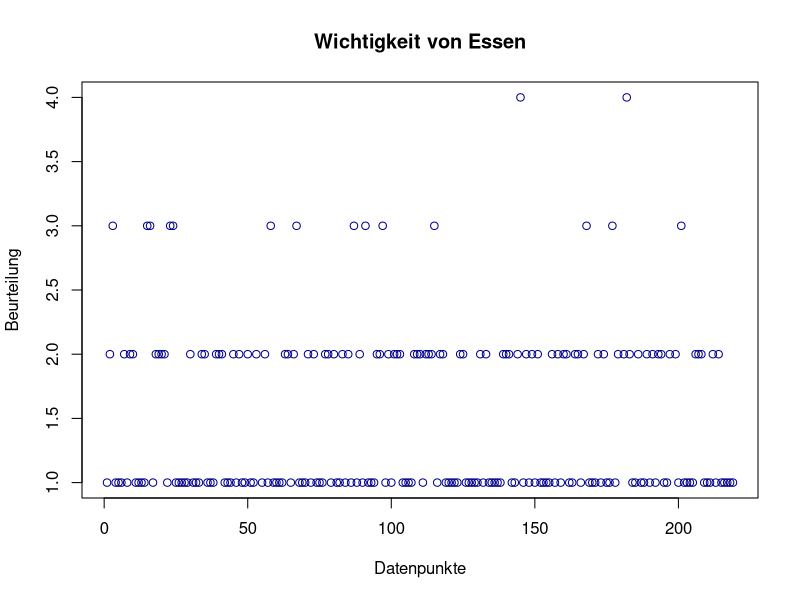
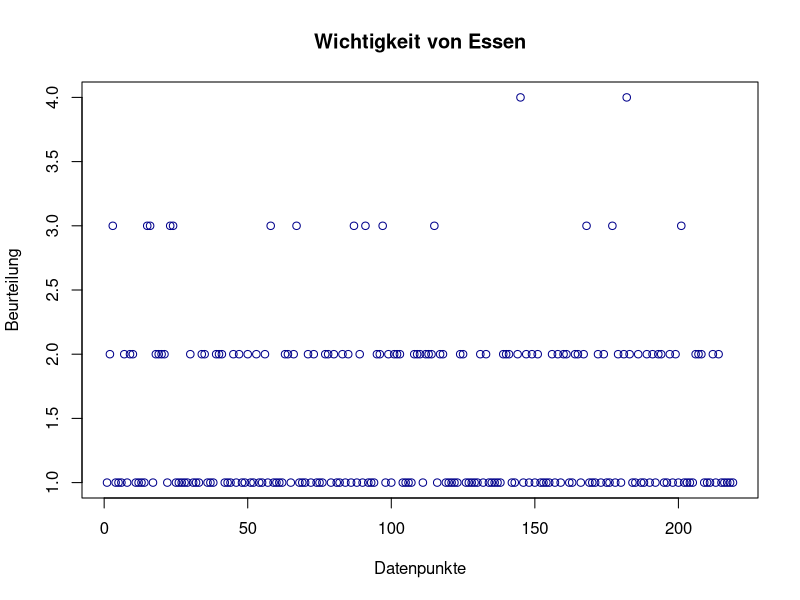
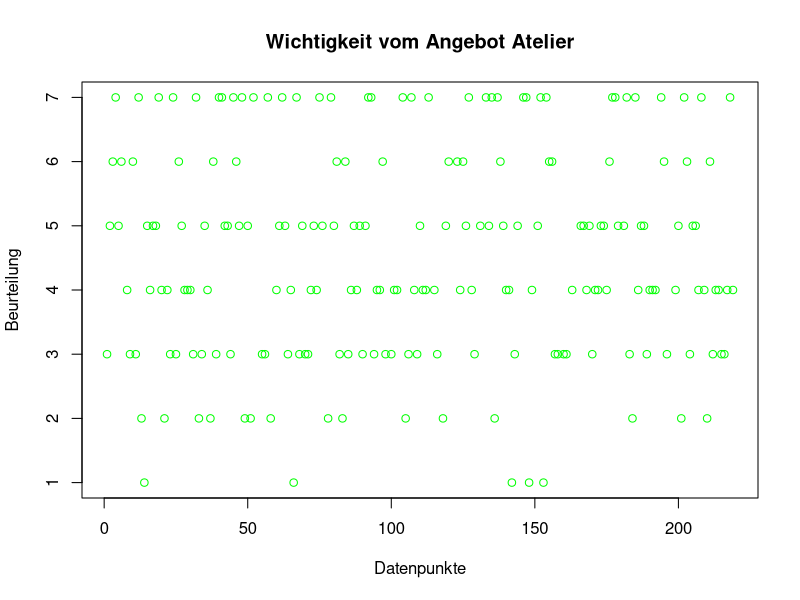
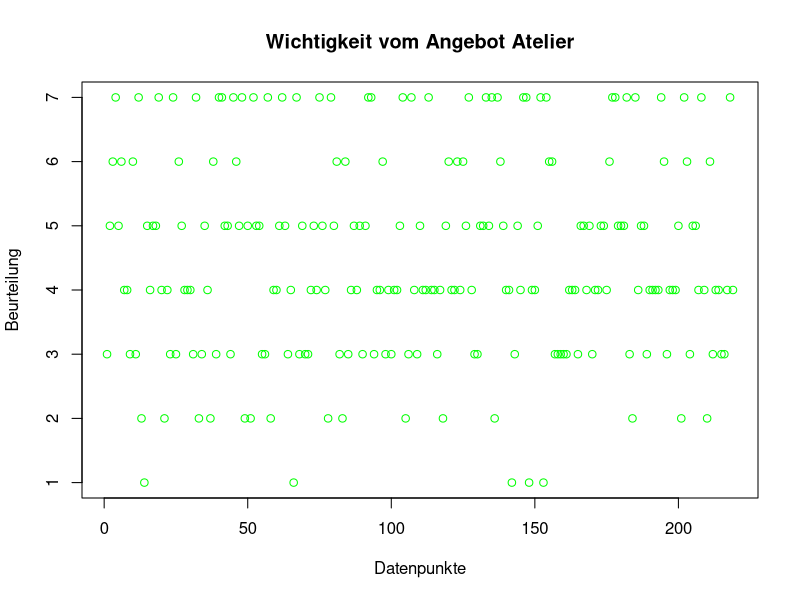
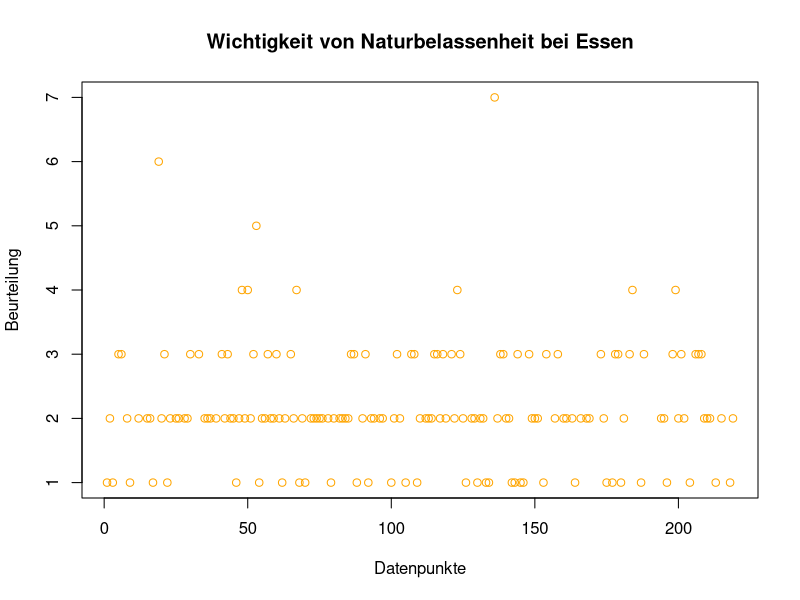
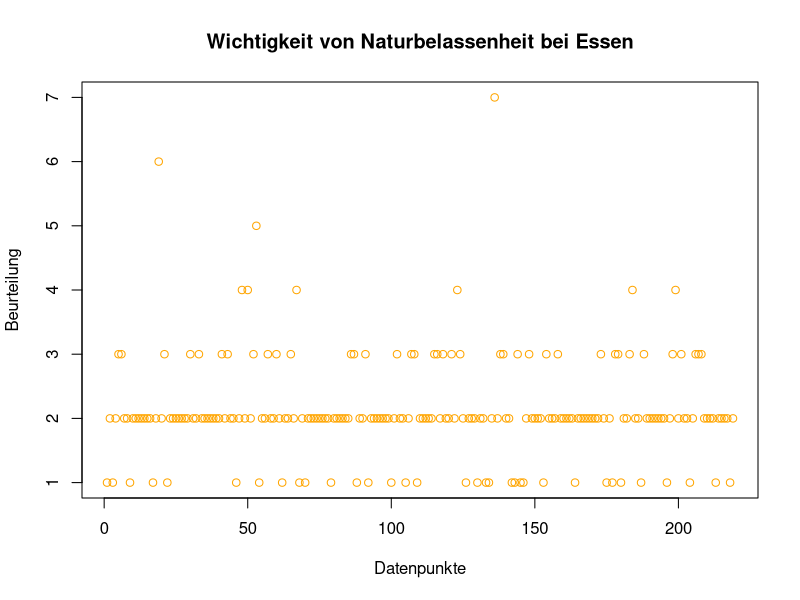
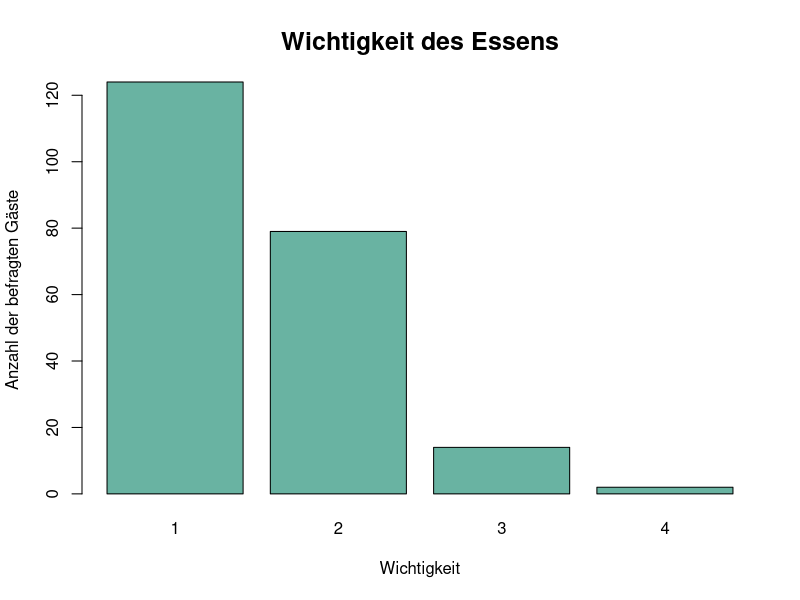
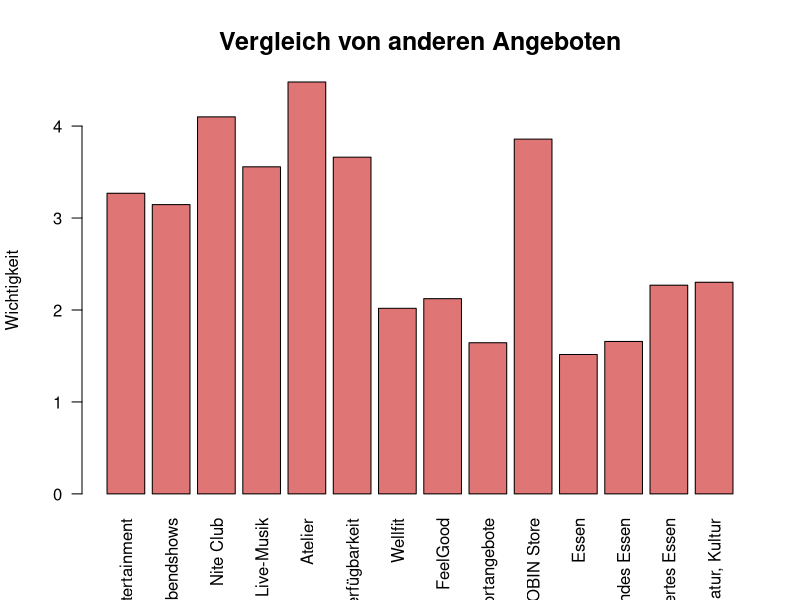

Reproduce these figures in R, in order.
## ---- chunk 1
knitr::opts_chunk$set(echo = TRUE)
## ---- chunk 2
install.packages('tidyverse')
library(tidyverse)
install.packages('dplyr')
library(dplyr)
install.packages('data.table')
library(data.table)
install.packages('VIM')
library(VIM)
## ---- chunk 3
fragebogen = read.csv('fallstudie.csv')
sum(is.na(fragebogen))
str(fragebogen)
head(fragebogen)
## ---- chunk 4
contains_any_na = sapply(fragebogen, function(x) any(is.na(x)))
column_names_na = names(fragebogen)[contains_any_na]
## df das anzeigt wie viel Prozent NA pro Spalte vorhanden sind
perc_na = sapply(fragebogen, function(x) sum(is.na(x))/count(fragebogen))
perc_na = as.data.frame(perc_na)
perc_na
## ---- chunk 5
#drop von den Text Daten
#welche Spalten haben 'txt' in ihrem Namen?
fragebogendt<-as.data.table(fragebogen)
fragebogenneu<-fragebogendt[,grep("txt",colnames(fragebogendt))]
fragebogenneu
numericfragebogen<-fragebogen[-fragebogenneu]
# einzelne nicht numerische Daten (oder im Fall von f_20 nominal skalierte Daten) werden nochmal herausgefiltert und entfernt 
numericfragebogen = numericfragebogen[-c(1:2,129,122)]
#f17_Comment ausschließen
numericfragebogen$f17_Comment = NULL
# drop von denen dessen Normierung nicht 1-7 ist 
sc_1_7_fragebogen = select(numericfragebogen, -c(f21:f25_2,f11_2:f13_3,f8:f11_1))
## ---- chunk 6
# skalierung von 1-7 in einem df sc_1_7_fragebogen als knn_fragebogen gespeichert um fehlende Werte durch KNN zu ermitteln (Imputation)
# k=sqrt(count(fragebogen)
knn_fragebogen = kNN(sc_1_7_fragebogen,k=sqrt(count(fragebogen)))
# zusätzlichen Spalten, die durch den algo knn erstellt wurden, droppen 
knn_fragebogen = select(knn_fragebogen, -(f3_3_imp:f19_10_imp))
# double check ob auch wirklich alle NA's imputiert wurden
sum(is.na(knn_fragebogen))
# Zum visuellen Vergleich wie gut KNN Algo funktioniert hat
#mit ~ 1,3 % NA's
plot(fragebogen$f4_11, col=c("darkblue"), legend = rownames(fragebogen$f4_11), main="Wichtigkeit von Essen", xlab="Datenpunkte", ylab='Beurteilung')
plot(knn_fragebogen$f4_11, col=c("darkblue"), legend = rownames(fragebogen$f4_11), main="Wichtigkeit von Essen", xlab="Datenpunkte", ylab='Beurteilung')
#mit ~ 10 % NA's
plot(fragebogen$f4_5, col=c("green"), legend = rownames(fragebogen$f4_11), main="Wichtigkeit vom Angebot Atelier", xlab="Datenpunkte", ylab='Beurteilung')
plot(knn_fragebogen$f4_5, col=c("green"), legend = rownames(fragebogen$f4_11), main="Wichtigkeit vom Angebot Atelier", xlab="Datenpunkte", ylab='Beurteilung')
#mit ~ 25 % NA's
plot(fragebogen$f6_4, col=c("orange"), legend = rownames(fragebogen$f4_11), main="Wichtigkeit von Naturbelassenheit bei Essen", xlab="Datenpunkte", ylab='Beurteilung')
plot(knn_fragebogen$f6_4, col=c("orange"), legend = rownames(fragebogen$f4_11), main="Wichtigkeit von Naturbelassenheit bei Essen", xlab="Datenpunkte", ylab='Beurteilung')
## ---- chunk 7
# Variablendefinition
essen_wohlbefinden = knn_fragebogen$f4_11
# Erstellung Säulendiagramm
barplot(table(essen_wohlbefinden) , main = "Wichtigkeit des Essens",xlab = "Wichtigkeit", ylab = "Anzahl der befragten Gäste", space = 0.2, cex.axis = 1, cex.names = 1, cex.lab = 1, cex.main = 1.5, col = "#69b3a2")
## ---- chunk 8
# Neue Matrix erstellen
Angebote_robinson = cbind(knn_fragebogen$f4_1,
                          knn_fragebogen$f4_2,
                          knn_fragebogen$f4_3,
                          knn_fragebogen$f4_4,
                          knn_fragebogen$f4_5,
                          knn_fragebogen$f4_6,
                          knn_fragebogen$f4_7,
                          knn_fragebogen$f4_8,
                          knn_fragebogen$f4_9,
                          knn_fragebogen$f4_10,
                          knn_fragebogen$f4_11,
                          knn_fragebogen$f4_12,
                          knn_fragebogen$f4_13,
                          knn_fragebogen$f4_14)
# Spaltennamen vergeben
colnames(Angebote_robinson) = c('Entertainment',
                                               'Abendshows',
                                               'Nite Club',
                                               'Live-Musik', 
                                               'Atelier', 
                                               'Internetverfügbarkeit',
                                               'Wellfit', 
                                               'FeelGood',
                                               'Sportangebote',
                                               'ROBIN Store',
                                               'Essen',
                                               'Gesundes Essen',
                                               'Ökologische produziertes Essen',
                                               'Natur, Kultur')
# Arithmetisches Mittel berechnen
Angebote_robinson_mean = apply(Angebote_robinson, 2, function(x) mean(x))
# Säulendiagramm
barplot(Angebote_robinson_mean , main = "Vergleich von anderen Angeboten", xlab = colnames(Angebote_robinson_mean), ylab = "Wichtigkeit", space = 0.2, cex.axis = 1, cex.names = 1, cex.lab = 1, cex.main = 1.5, col = rgb(0.8,0.1,0.1,0.6), las=2)
## ---- chunk 9
essen_bionahrung = knn_fragebogen$f4_13
barplot(table(essen_bionahrung), main = "Wichtigkeit von Bionahrung", xlab = 'Wichtigkeit', ylab = "Anzahl der Befragten", space = 0.2, cex.axis = 1, cex.names = 1, cex.lab = 1, cex.main = 1.5, col = rgb(0.8,0.1,0.1,0.6), las=1)
## ---- chunk 10
# Neue Matrix erstellen
bedeutung_bio = cbind(knn_fragebogen$f15_1,
                      knn_fragebogen$f15_2,
                      knn_fragebogen$f15_3,
                      knn_fragebogen$f15_4,
                      knn_fragebogen$f15_5,
                      knn_fragebogen$f15_6,
                      knn_fragebogen$f15_7,
                      knn_fragebogen$f15_8,
                      knn_fragebogen$f15_9,
                      knn_fragebogen$f15_10,
                      knn_fragebogen$f15_11,
                      knn_fragebogen$f15_12,
                      knn_fragebogen$f15_13,
                      knn_fragebogen$f15_14,
                      knn_fragebogen$f15_15,
                      knn_fragebogen$f15_16)
# Spaltennamen vergeben
bedeutung_bio_names = c('Guter Geschmack',
                        'Frische und Reife',
                        'Gesundheitsbewusste Ernährung',
                        'Hochwertige Nahrung',
                        'Abwechslungsreiche Nahrung',
                        'Sportlichkeit',
                        'Individualität',
                        'Wohlfühlen',
                        'Im Trend',
                        'Naturbelassenheit',
                        'Regionale Herkunft',
                        'Genuss',
                        'artgerechte Tierhaltung',
                        'Auschluss von Gentechnik',
                        'geprüfte Qualität',
                        'Gutes Preis-/Leistungsverhältnis')
# Als Data Table definieren
bedeutung_bio = as.data.table(bedeutung_bio)
# Spaltennamen zuordnen
colnames(bedeutung_bio) <- bedeutung_bio_names
# Mittelwerte der einzelnen Attribute bilden
bedeutung_bio_means = colMeans(bedeutung_bio) 
# Säulendiagramm erstellen
barplot(bedeutung_bio_means , main = "Was bedeutet Bio für die Gäste?", xlab = colnames(Angebote_robinson_mean), ylab = "Bedeutung", space = 0.2, cex.axis = 1, cex.names = 1, cex.lab = 1, cex.main = 1.5, col = rgb(0.8,0.1,0.1,0.6), las=2)
abline(h=2.0, col="blue", lty=3, lwd=4)
## ---- chunk 11
price_sensitivity = numericfragebogen$f17 
price_sensitivity = as.data.table(price_sensitivity)
price_sensitivity = na.omit(price_sensitivity)
# Anzahl an Befragten
length(numericfragebogen$f17)
# Anzahl an Befragten mit Angabe
count(price_sensitivity)
# Wie viele würden überhaupt mehr bezahlen?
ps_0 = price_sensitivity[price_sensitivity>0, .N]
# Wie viele würden mehr als 3 % bezahlen?
ps_3 = price_sensitivity[price_sensitivity>3, .N]
u_ps_3 = ps_3 * 0.03 
# Wie viele würden mehr als 5 % bezahlen?
ps_5 = price_sensitivity[price_sensitivity>5, .N]
u_ps_5 = ps_5 * 0.05
# Wie viele würden mehr als 10 % bezahlen?
ps_10 = price_sensitivity[price_sensitivity>10, .N]
u_ps_10 = ps_10 * 0.1
# Wie viele würden mehr als 15 % bezahlen?
ps_15 = price_sensitivity[price_sensitivity>15, .N]
u_ps_15 = ps_15 * 0.15
# Wie viele würden mehr als 20 % bezahlen? 
ps_20 = price_sensitivity[price_sensitivity>20, .N]
u_ps_20 = ps_20 * 0.2
## ---- chunk 12
# Ergebnisse in einem Vektor zusammenfassen
all_ps = as.data.table(c(ps_3, ps_5, ps_10, ps_15, ps_20))
all_u_ps = as.data.table(c(u_ps_3,u_ps_5,u_ps_10,u_ps_15,u_ps_20))
all_ps_transpose = t(all_ps)
all_ps_u_transpose = t(all_u_ps)
# Spaltennamen festlegen 
colnames_all_ps_transpose = c('>3%','>5%','>10%','>15%','>20%')
colnames(all_ps_transpose) = colnames_all_ps_transpose
colnames(all_ps_u_transpose) = colnames_all_ps_transpose
# Säulendiagramm zur Visualisierung
barplot(all_ps_transpose/length(numericfragebogen$f17), main = "Anzahl der Gäste die Aufschlag zahlen würden", ylab = "Anzahl", space = 0.2, cex.axis = 1, cex.names = 1, cex.lab = 1, cex.main = 1.5, col = rgb(0.8,0.1,0.1,0.6), las=1)
# Säulendiagramm lohnenswerter Aufschlag
barplot(all_ps_u_transpose , main = "Anzahl multipliziert mit dem Aufschlag", ylab = "Anzahl", space = 0.2, cex.axis = 1, cex.names = 1, cex.lab = 1, cex.main = 1.5, col = rgb(0.8,0.1,0.1,0.6), las=1)
## ---- chunk 13
# numericfragebogen = as.data.table(numericfragebogen)
# 
# head(numericfragebogen)
# clusterfragebogen<-numericfragebogen[,c(3,132:122,28)]
# clusterfragebogen
# clusterfragebogen<-clusterfragebogen[,-c(4:9)]
# clusterwithoutNA<-na.omit(clusterfragebogen)
# wss <- 0
# # Elbow Method
# for (i in 1:15) {
#   km.out <- kmeans(clusterwithoutNA, centers = i, nstart = 20, iter.max = 50)
#   wss[i] <- km.out$tot.withinss
# }
# #Scree Plot
# plot(1:15, wss, type = "b", 
#      xlab = "Clusters", 
#      ylab = "Within groups sum of squares")
# k <- 3
# km.out <- kmeans(clusterwithoutNA, centers = k, nstart = 20, iter.max = 50)
# # View 
# km.out
# # Plot von der Häufgkeit wie oft die Kunden schon in RobinsonClub gereist sind und wie Alt sie sind
# plot(clusterwithoutNA[, c("f22", "f1")],
#      col = km.out$cluster,
#      main = paste("k-means clustering of RobinsonClub", k, "clusters"),
#      xlab = "BedeutungBio", ylab = "Häufigkeit im RobinsonClub")


#ALTERNATIVE
#1.Filtern nach Personen, welche Bio als wichtig ansehen und weclhe Bio als unwichtig ansehen.
 Biowichtig<-fragebogendt[f4_13 <= 3]
 Biounwichtig<-fragebogendt[f4_13>3]
 #2. die Demografischen Daten aus den filtern
 Biowichtig<-Biowichtig[,c(2,144:134)]
 Biounwichtig<-Biounwichtig[,c(2,144:134)]
 #3. identifizieren des Durschnittlichen Einkommens
 EkBiowichtig<-Biowichtig[,mean(f26,na.rm=TRUE)]
 EkBiounwichtig<-Biounwichtig[,mean(f26,na.rm=TRUE)]
 t.test(Biowichtig$f26,Biounwichtig$f26)
 #4.Durschnittliches Alter 
 hist(Biowichtig$f22)
 hist(Biounwichtig$f22)
 #In welchen der beiden Orten
 BiowichtigOrt<-Biowichtig[,.N,Ort]
 ProzentwichtigOrt1<-BiowichtigOrt[1,2]/BiowichtigOrt[,sum(N)]
 ProzentwichtigOrt2<-BiowichtigOrt[2,2]/BiowichtigOrt[,sum(N)]
 BiounwichtigOrt<-Biounwichtig[,.N,Ort]
 ProzentunwichtigOrt1<-BiounwichtigOrt[1,2]/BiounwichtigOrt[,sum(N)]
 ProzentunwichtigOrt2<-BiounwichtigOrt[2,2]/BiounwichtigOrt[,sum(N)]
 #woher kommen die Kunden
 WohnortBioWichtig<-Biowichtig[,.N,f25_1]
 WohnortBioUnwichtig<-Biounwichtig[,.N,f25_1]
 #Bildungsabschluss
 hist(Biowichtig$f20)
 hist(Biounwichtig$f20)
 #Geschlecht
 GeschlechtBiowichtig<-Biowichtig[,.N,f21]
 Prozentmännerwichtig<-GeschlechtBiowichtig[1,2]/GeschlechtBiowichtig[,sum(N)]
 Prozentfrauenwichtig<-GeschlechtBiowichtig[2,2]/GeschlechtBiowichtig[,sum(N)]
 GeschlechtBioUnwichtig<-Biounwichtig[,.N,f21]
 ProzentmännerUnwichtig<-GeschlechtBioUnwichtig[1,2]/GeschlechtBioUnwichtig[,sum(N)]
 Prozentfrauenunwichtig<-GeschlechtBioUnwichtig[2,2]/GeschlechtBioUnwichtig[,sum(N)]
 GesamtzProzente<-cbind(Prozentfrauenunwichtig,Prozentfrauenwichtig,ProzentmännerUnwichtig,Prozentmännerwichtig)
 
 
## ---- chunk 14
# Neue Matrix
l_bio_wichtigkeit = cbind(knn_fragebogen$f16_1,
                          knn_fragebogen$f16_2,
                          knn_fragebogen$f16_3,
                          knn_fragebogen$f16_4,
                          knn_fragebogen$f16_5,
                          knn_fragebogen$f16_6,
                          knn_fragebogen$f16_7,
                          knn_fragebogen$f16_8,
                          knn_fragebogen$f16_9)
# Arithmetisches Mittel berechnen
l_bio_wichtigkeit_mean = apply(l_bio_wichtigkeit, 2, function(x) mean(x))
# Tranpose und Data Table kreieren
l_bio_wichtigkeit_mean = as.data.table(l_bio_wichtigkeit_mean)
l_bio_wichtigkeit_mean = t(l_bio_wichtigkeit_mean)
# Spaltennamen
colnames(l_bio_wichtigkeit_mean) = c('Milchprodukte',
                                     'Gemüse',
                                     'Obst',
                                     'Fischprodukte',
                                     'Fleischprodukte', 
                                     'Backwaren',
                                     'Süßigkeiten',
                                     'Gewürze',
                                     'Getränke')
# Säulendiagramm erstellen
barplot(l_bio_wichtigkeit_mean, main = "Wichtigkeit von Bio bei unterschiedlichen Lebensmittelarten", ylab = "Wichtigkeit", space = 0.2, cex.axis = 1, cex.names = 1, cex.lab = 1, cex.main = 1.5, col = "#69b3a2", las=2)
## ---- chunk 15
# Wie viele NA's pro Spalte? 
na_12_n = perc_na[perc_na$f12_1:perc_na$f12_9]
# Neue Matrix
dt_f12 = as.data.table(cbind(fragebogendt$f12_1,
                 fragebogendt$f12_2,
                 fragebogendt$f12_3,
                 fragebogendt$f12_4,
                 fragebogendt$f12_5,
                 fragebogendt$f12_6,
                 fragebogendt$f12_7,
                 fragebogendt$f12_8,
                 fragebogendt$f12_9))
# Elimination der fehlenden Werte
dt_f12 = na.omit(dt_f12)
# Bilden der Summe pro Siegel
dt_f12_count = apply(dt_f12, 2, function(x) sum(x))
# Data Table kreieren
dt_f12_count = as.data.table(dt_f12_count)
dt_f12_count_transp = t(dt_f12_count)
# Spaltennamen 
colnames_dt_f12_count = c('Ecovin', 'Biopark', 'Ecoland', 'Gäe', 'Bioland', 'Demeter', 'Naturland', 'Bio', 'Bio Kreis')
colnames(dt_f12_count_transp) = colnames_dt_f12_count
# Säulendiagramm
barplot(dt_f12_count_transp, main = "Wichtigkeit von Bio bei unterschiedlichen Lebensmittelarten", ylab = "Wichtigkeit", space = 0.2, cex.axis = 1, cex.names = 1, cex.lab = 1, cex.main = 1.5, col ='#69b3a2', las=2)
abline(h=122, col="blue", lty=3, lwd=4)
## ---- chunk 16
#Wie kommen wir an alle Personen die Kinder haben? --> Frage 2.3 sehr passend da bei der niedrigen prozentualen Anzahl an fehlenden Werten Reihen gedropped werden können.
# Annahme: Wer mit Familie kommt, kommt auch mit Kindern
# Frage 9
preferences_bio = as.data.table(fragebogen$f9)
# Frage 2
bio_children = as.data.table(fragebogen$f2)
#replacing 0 with NA
bio_children[bio_children == 0] <- NA
#datasets verbinden 
merge_p_b = cbind(bio_children, preferences_bio)
#Spalten Namen ändern
colnames(merge_p_b) = c('bio_children','preferences_bio')
#wie viele NA's pro Spalte? 
perc_na$f9.n #0.04 % NA
perc_na$f2.n #keine NA
#es kann bei so einer geringen Anzahl an NA's Reihen gedroped werden 
merge_p_b_na = na.omit(merge_p_b)
#filtern nach denen die bio mögen
#bio_mögen_u.kinder = merge_p_b_na[merge_p_b_na$preferences_bio < 3 & merge_p_b_na$bio_children == 3]
## ---- chunk 17
# Neue Matrix (Präferenzeinstellung)
preferences_bio = as.data.table(fragebogen$f9)
# Neue Matrix (Kinder)
kinder_bio_all = cbind(fragebogen$f23_1, fragebogen$f23_2, fragebogen$f23_3, fragebogen$f23_4, preferences_bio)
# Neue Spalte, die zählt wie viele NA´s pro Reihe vorhanden sind
kinder_bio_all$na_count <- apply(kinder_bio_all, 1, function(x) sum(is.na(x)))
kinder_bio_all =  as.data.table(kinder_bio_all) 
colnames(kinder_bio_all) = c('1Ki','2Ki','3Ki','4Ki','bio','na_count')
# Definition der Personen mit Kindern und ohne Kinder 
keine_kinder = kinder_bio_all[kinder_bio_all$na_count==4]
kinder = kinder_bio_all[kinder_bio_all$na_count!=4]
# Elimination der fehlenden Daten und Erstellung Data Table
kinder_bio = as.data.table(kinder$bio)
kinder_bio = na.omit(kinder$bio)
keine_kinder_bio = as.data.table(keine_kinder$bio)
# Mittelwert ermitteln 
mean_k_b = mean(kinder_bio) 
mean_kk_b = mean(data.matrix(keine_kinder_bio))
# T-Test durchführen
t.test(kinder_bio, keine_kinder_bio)
## ---- chunk 18
# Neue Matrix (Aussage 2)
bio_aufschlag = as.matrix(knn_fragebogen$f18_2)
# Histogramm (Aussage 2)
hist(bio_aufschlag, main = "Kaufbereitschaft von Bionahrung",xlab = 'Wichtigkeit' ,ylab = "Anzahl der Gäste", col ='#69b3a2', las=2, breaks=7)
# Neue Matrix (Aussage 9)
aufschlag_abschrecken = as.matrix(knn_fragebogen$f18_9)
# Histogramm (Aussage 9)
hist(aufschlag_abschrecken, main = "Abschreckung durch Aufschlag bei Bionahrung",xlab = 'Wichtigkeit' ,ylab = "Anzahl der Gäste", col ='#69b3a2', las=2, breaks = 7)
# Einseitiger T-Test (Aussage 2)
t.test(bio_aufschlag, mu = 4, alternative = 'less')
# Zusätzlicher möglicher T-Test (Aussage 9)
t.test(aufschlag_abschrecken, mu = 4, alternative = 'greater')
## ---- chunk 19
# Neue Matrix
marke_robinson = cbind(knn_fragebogen$f3_1,knn_fragebogen$f3_2,knn_fragebogen$f3_3,knn_fragebogen$f3_4,knn_fragebogen$f3_5,knn_fragebogen$f3_6,knn_fragebogen$f3_7,knn_fragebogen$f3_8,knn_fragebogen$f3_9,knn_fragebogen$f3_10, knn_fragebogen$f3_11)
# Arithmetisches Mittel errechnen 
col_means_r=colMeans(marke_robinson)
# Spaltennamen bestimmen
column_names_r = c('Gutes Preis- / Leistungsverhältnis',
                   'Umfassendes Wohlfühlangebot',
                   'Sportlichkeit',
                   'Kinderfreundlichkeit',
                   'Hochwertiges Speisenangebot',
                   'Abwechslungsreiches Speisenangebot',
                   'Einzigartigkeit',
                   'Hohe Qualität',
                   'Gesundheit',
                   'ROBINSON ist „in“',
                   'Genuss')
# Spaltennamen vergeben
col_means_r = as.data.table(col_means_r)
col_means_r_transp = t(col_means_r)
colnames(col_means_r_transp) = column_names_r
# Säulendiagramm Mittelwert 
barplot(col_means_r_transp, main = "Was verbinden die Kunden mit der Marke Robinson", ylab = "Bedeutung", col = 'black', las=2)
abline(h=2.0, col="lightgreen", lty=3, lwd=4)
# Modalwert berechnen
## Mode-Funktion definieren 
modefunc <- function(x){
    tabresult <- tabulate(x)
    themode <- which(tabresult == max(tabresult))
    if(sum(tabresult == max(tabresult))>1) themode <- NA
    return(themode)}
# Modalwerte errechnen
col_mode_r = apply(marke_robinson, 2, modefunc)
# Spaltennamen vergeben
col_mode_r_transp = t(col_mode_r)
colnames(col_mode_r_transp) = column_names_r
# Säulendiagramm Modalwert
barplot(col_mode_r_transp, main = "Was verbinden die Kunden mit der Marke Robinson",ylab = "Bedeutung", col = "black", las=2)
## ---- chunk 20
#für marke bio relevanten spalten zusammenführen 
marke_bio = cbind(knn_fragebogen$f15_1,knn_fragebogen$f15_2,knn_fragebogen$f15_3,knn_fragebogen$f15_4,knn_fragebogen$f15_5,knn_fragebogen$f15_6,knn_fragebogen$f15_7,knn_fragebogen$f15_8,knn_fragebogen$f15_9,knn_fragebogen$f15_10, knn_fragebogen$f15_11,knn_fragebogen$f15_12,knn_fragebogen$f15_13,knn_fragebogen$f15_14,knn_fragebogen$f15_15,knn_fragebogen$f15_16)
# Mittelwert berechnen
col_means_b=colMeans(marke_bio)
# Spaltennamen bestimmen
column_names_b = c('guter Geschmack',
                   'Frische und Reife',
                   'gesundheitsbewusste Ernährung',
                   'Hochwertige Nahrung',
                   'Abwechslungsreiche Nahrung',
                   'Sportlichkeit',
                   'Individualität',
                   'Wohlfühlen',
                   'Bio ist „in“',
                   'Naturbelassenheit',
                   'regionale Herkunft',
                   'Genuss',
                   'artgerechte Tierhaltung',
                   'Ausschluss von Gentechnik',
                   'geprüfte Qualität (Gütesiegel)',
                   'Gutes Preis- / Leistungsverhältnis')
# Spaltennamen vergeben
col_mode_r_transp = t(col_means_b)
colnames(col_mode_r_transp) = column_names_b
# Säulendiagramm Mittelwert
barplot(col_mode_r_transp, main = "Was verbinden die Kunden mit Robinson", ylab = "Bedeutung", col = "lightgreen", las=2)
abline(h=2.0, col="black", lty=3, lwd=4)
# Modalwert 
# Modalwerte errechnen
col_mode_b = apply(marke_bio, 2, modefunc)
# Spaltennamen vergeben
col_mode_b = t(col_mode_b)
colnames(col_mode_b) = column_names_b
# Säulendiagramm Modalwert
barplot(col_mode_b, main = "Was verbinden die Kunden mit Robinson", ylab = "Bedeutung", col = "lightgreen", las=2)
## ---- chunk 21
vergleichs_matrix = cbind(col_means_r[1],col_means_b[16], 
                          col_means_r[2], col_means_b[8], 
                          col_means_r[3], col_means_b[6],
                          col_means_r[5], col_means_b[4],
                          col_means_r[6], col_means_b[5],
                          col_means_r[7], col_means_b[7],
                          col_means_r[9], col_means_b[3],
                          col_means_r[10], col_means_b[9],
                          col_means_r[11], col_means_b[12])
# Spaltennamen bestimmen 
colnames_v_m = c('Preis- / Leistungsverhältnis','',
                 'Umfassendes Wohlfühlangebot','',
                 'Sportlichkeit','',
                 'Hochwertiges Speisenangebot','',
                 'Abwechslungsreiches Speisenangebot','',
                 'Einzigartigkeit','',
                 'Gesundheit','',
                 'Im Trend','',
                 'Genuss','')
# Spaltennamen vergeben
vergleichs_matrix_dt = as.matrix(vergleichs_matrix)
colnames(vergleichs_matrix_dt) = colnames_v_m
# Säulendiagramm Vergleich
barplot(vergleichs_matrix_dt, main = "Vergleich zwischen Bio und Robinson Club", ylab = "Bedeutung", col = c("lightgreen",'black'), beside = TRUE, las=2, cex.axis=.75, cex.names=.75)
## ---- chunk 22
# dt
marke_robinson_dt = as.data.frame(marke_robinson)
marke_bio_dt = as.data.frame(marke_bio)
#t.test von den Paarvergleichen
#t.test Preis- / Leistungsverhältnis
t.test(marke_robinson_dt$V1,marke_bio_dt$V16)
#t.test Umfassendes Wohlfühlangebot
t.test(marke_robinson_dt$V2,marke_bio_dt$V8)
#t.test Sportlichkeit
t.test(marke_robinson_dt$V3,marke_bio_dt$V6)
#t.test Hochwertiges Speisenangebot
t.test(marke_robinson_dt$V5,marke_bio_dt$V4)
#t.test Abwechslungsreiches Speisenangebot
t.test(marke_robinson_dt$V6,marke_bio_dt$V5)
#t.test Gesundheit
t.test(marke_robinson_dt$V9,marke_bio_dt$V3)
#t.test Im Trend --> p.value > alpha 
t.test(marke_robinson_dt$V10,marke_bio_dt$V9)
#t.test Genuss
if(t.test(marke_robinson_dt$V11,marke_bio_dt$V12)$p.value < 0.05) {print(TRUE)}

## ---- chunk 23
# besteht überhaupt ein Bedarf an weiteren Gütesiegeln?
bedarf_an_gs = knn_fragebogen$f18_4
#hist
hist(bedarf_an_gs)
# einseitiger t.test 
t.test(bedarf_an_gs, mu = 4, alternative = 'less')
#p.value < alpha --> signifikanter Bedarf an Gütesiegeln
